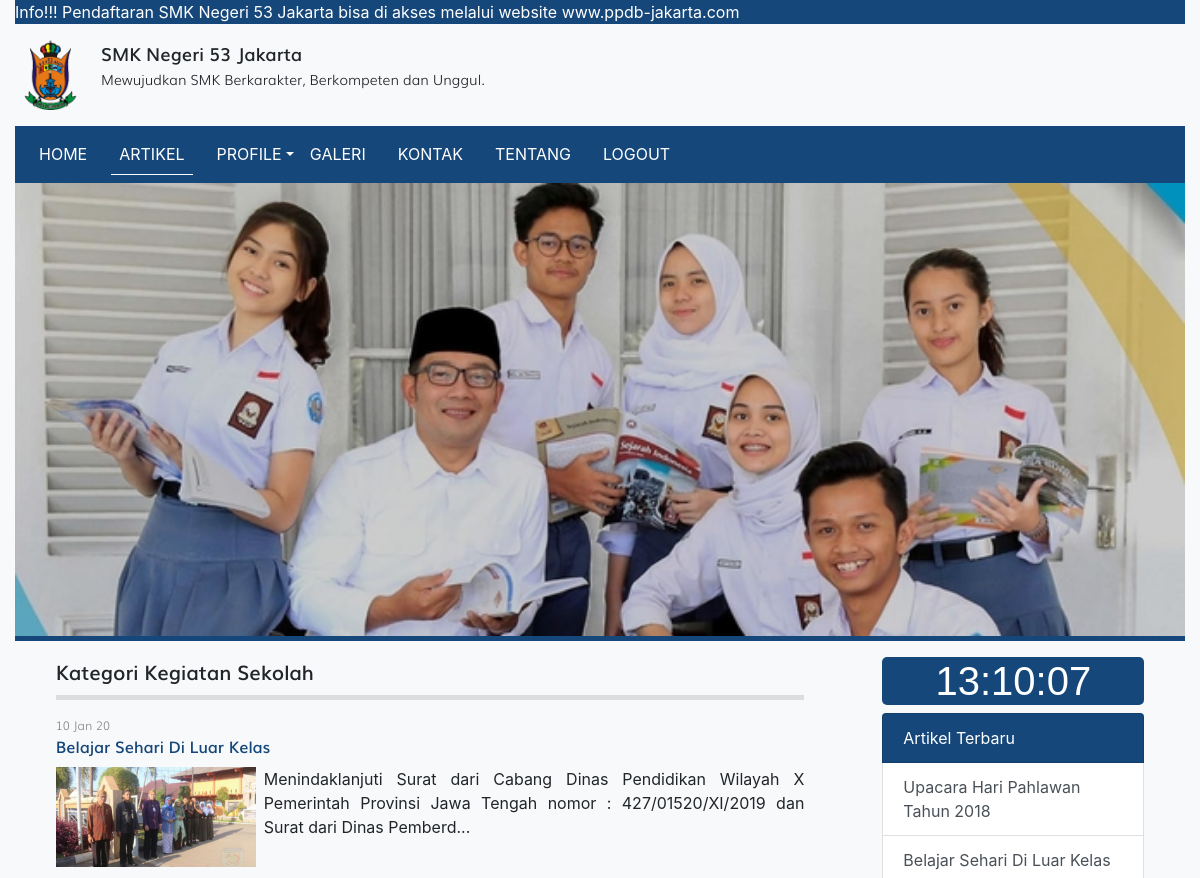
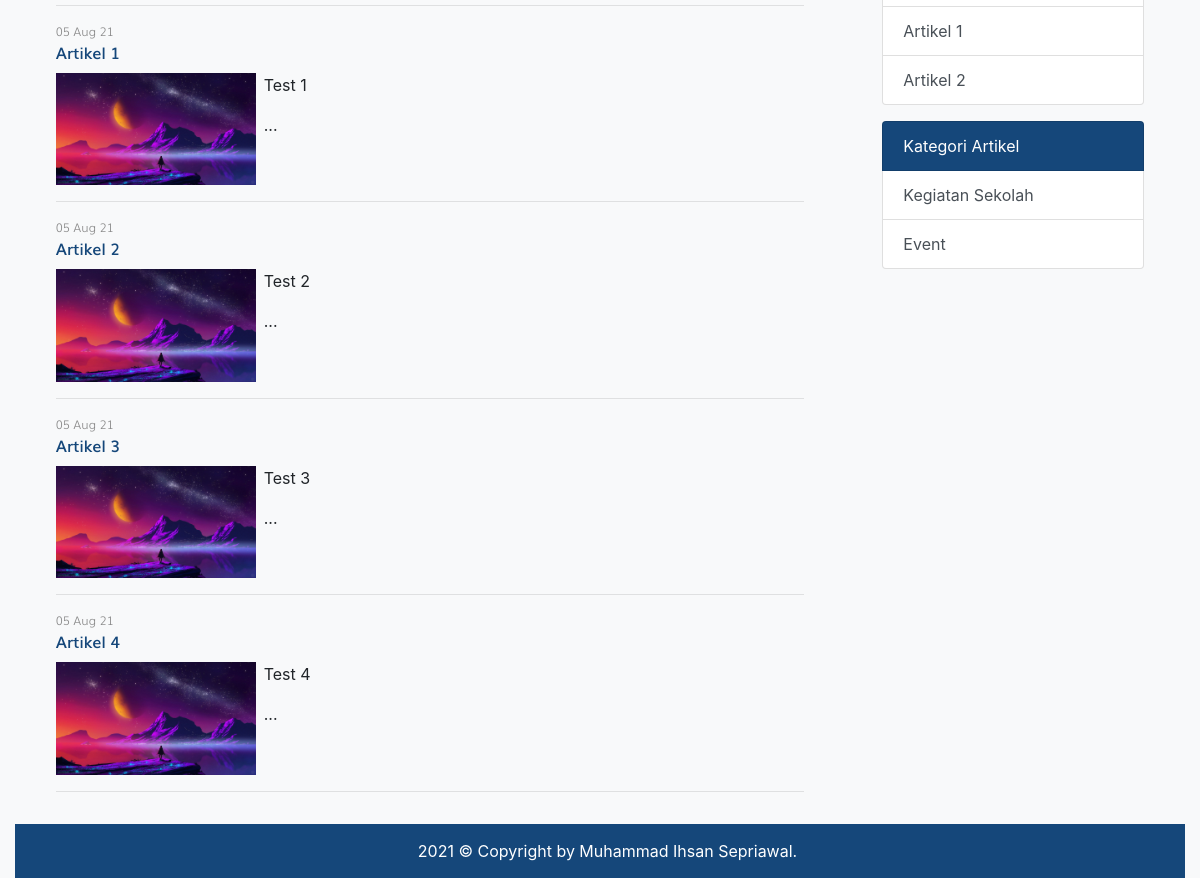
The page /kategori.php?id=3 on the database its author committed (2 pictures, top to bottom).
### tables this page shows
CREATE TABLE `tbl_kategori_artikel` (
  `id` int(11) NOT NULL,
  `nama_kategori` varchar(30) DEFAULT NULL
);

CREATE TABLE `tbl_artikel` (
  `id` int(11) NOT NULL,
  `judul` varchar(255) DEFAULT NULL,
  `isi` text DEFAULT NULL,
  `tanggal` date DEFAULT NULL,
  `foto` varchar(100) DEFAULT NULL,
  `id_kategori` int(11) DEFAULT NULL
);

### kategori.php (the view, shortened to what this page needs)
<?php
require_once 'koneksi.php';
$id = $_GET['id'];
$query = mysqli_query($koneksi, "SELECT * FROM tbl_artikel WHERE id_kategori = $id");
$query_kategori_artikel = mysqli_query($koneksi, "SELECT nama_kategori FROM tbl_kategori_artikel WHERE id = $id");
$kategori_artikel = mysqli_fetch_assoc($query_kategori_artikel);
?>
<!DOCTYPE html>
<html>
<head>
	<link rel="stylesheet" href="resources/fonts/stylesheet.css">
	<link rel="stylesheet" href="resources/css/bootstrap.min.css">
	<link rel="stylesheet" href="resources/css/styles.css">
</head>
<body>
	<div class="container-fluid bg-light">
		<div class="marquee">
			<marquee direction="left">Info!!! Pendaftaran SMK Negeri 53 Jakarta bisa di akses melalui website www.ppdb-jakarta.com</marquee>
		</div>
		<div class="logo clearfix">
			<div class="float-left mt-3 mb-3">
				<img src="resources/images/logo53.png" alt="Logo Sekolah" width="70px" class="float-left mr-3">
				<div class="text float-right">
					<span class="smk">SMK Negeri 53 Jakarta</span><br>
					<span class="visi">Mewujudkan SMK Berkarakter, Berkompeten dan Unggul.</span>
				</div>
			</div>
		</div>
		<?php require_once 'navbar.php'; ?>
		<div class="hero">
			<img src="resources/images/banner-siswa.jpg" alt="" >
		</div>
		<div class="row p-3 justify-content-center">
			<div class="col-md-8">
				<div class="title mb-3">
					Kategori <?= $kategori_artikel['nama_kategori'] ?>
				</div>
				<?php while($artikel = mysqli_fetch_assoc($query)) : ?>
				<div class="artikel">
					<div class="info">
						<div class="post mb-2">
							<span class="tgl"><?= date('d M y', strtotime($artikel['tanggal'])) ?></span>
							<span class="judul"><a href="detail_artikel.php?id=<?= $artikel['id'] ?>"><?= $artikel['judul'] ?></a></span>
						</div>
					</div>
					<div class="detail">
						<div class="clearfix" style="text-align: justify;">
							<img src="images/artikel/<?= $artikel['foto'] ?>" alt="" width="200px" class="float-left mr-2">
							<?= substr($artikel['isi'], 0, 150) . '...' ?>
						</div>
					</div>
					<hr>
				</div>
				<?php endwhile; ?>
			</div>
			<?php require_once 'sidebar.php'; ?>
		</div>
		<div class="text-white foot">
			2021 © Copyright by Muhammad Ihsan Sepriawal.
		</div>
	</div>
</body>
</html>

### sidebar.php (shortened to what this page needs)
<?php
$query_artikel_terbaru = mysqli_query($koneksi, "SELECT * FROM tbl_artikel ORDER BY tanggal ASC LIMIT 4");
$query_kategori_artikel= mysqli_query($koneksi, "SELECT * FROM tbl_kategori_artikel LIMIT 4");
?>
<div class="col-md-3 ml-5">
	<div class="list-group">
		 <h1 class="text-center" style="font-size: 40px; font-family: arial; background-color: #15477A; border-radius: 5px; color: #fff;" id="jam"></h1>
	</div>
	<div class="list-group">
		<span class="list-group-item text-white" style="background-color: #15477A;">Artikel Terbaru</span>
		<?php while($artikel_terbaru = mysqli_fetch_assoc($query_artikel_terbaru)) : ?>
			<a href="detail_artikel.php?id=<?= $artikel_terbaru['id'] ?>" class="list-group-item list-group-item-action"><?= $artikel_terbaru['judul'] ?></a>
		<?php endwhile; ?>
	</div>
	<div class="list-group">
		<span class="list-group-item text-white mt-3" style="background-color: #15477A;">Kategori Artikel</span>
		<?php while($kategori_artikel = mysqli_fetch_assoc($query_kategori_artikel)) : ?>
			<a href="kategori.php?id=<?= $kategori_artikel['id'] ?>" class="list-group-item list-group-item-action"><?= $kategori_artikel['nama_kategori'] ?></a>
		<?php endwhile; ?>
	</div>
</div>

### resources/css/styles.css (style rules this page uses)
body { background-image: url('../images/bg_all.jpg'); }
.marquee { background-color: #15477A; color: #fff; }
.smk { font-family: 'mulisemibold'; font-size: 18px; }
.visi { font-family: 'mulilight'; font-size: 14px; }
.hero { border-bottom: 5px solid #15477A; }
.hero img { width: 100%; }
.title { font-family: 'mulisemibold'; font-size: 20px; padding-bottom: 7.5px; border-bottom: 5px solid #ddd }
span.tgl { font-size: 12px; font-family: 'mulilight'; color: #888; display: block; }
span.judul a { text-decoration: none; font-size: 16px; font-family: 'mulisemibold'; color: #15477A; display: inline-block; transition: .35s; }
.foot { background-color: #15477A; padding: 15px 15px 15px 30px; text-align: center; }

### rows shown on the page
tbl_kategori_artikel: nama_kategori "Kegiatan Sekolah"
tbl_artikel: tanggal "10 Jan 20", judul "Belajar Sehari Di Luar Kelas", foto (picture), isi "Menindaklanjuti Surat dari Cabang Dinas Pendidikan Wilayah X Pemerintah Provinsi Jawa Tengah nomor : 427/01520/XI/2019 dan Surat dari Dinas Pemberd"
tbl_artikel: tanggal "05 Aug 21", judul "Artikel 1", foto (picture), isi "Test 1"
tbl_artikel: tanggal "05 Aug 21", judul "Artikel 2", foto (picture), isi "Test 2"
tbl_artikel: tanggal "05 Aug 21", judul "Artikel 3", foto (picture), isi "Test 3"
tbl_artikel: tanggal "05 Aug 21", judul "Artikel 4", foto (picture), isi "Test 4"
tbl_artikel: judul "Upacara Hari Pahlawan Tahun 2018"
tbl_kategori_artikel: nama_kategori "Event"
